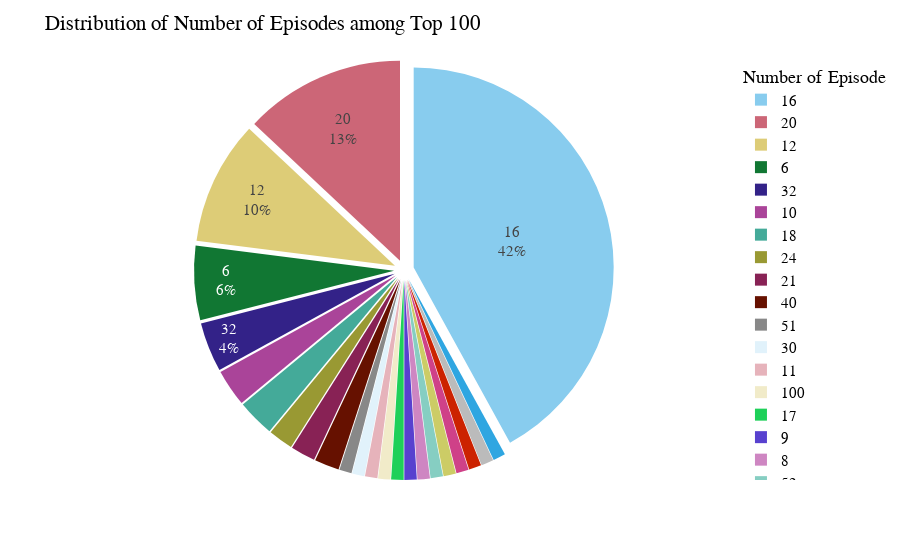

Here is the notebook cell this chart was saved with:
### Markdown cell above
## Number of episodes

### Code cell
num_episode = kdrama['Number of Episode'].value_counts().reset_index().rename(columns={'Number of Episode':'Count','index':'Num Ep'})

# num_episode['Num Ep'] = num_episode['Num Ep'].apply(lambda s: f"#ep {s}")

fig = px.pie(data_frame = num_episode,
             values = 'Count', names = 'Num Ep',
             color_discrete_sequence = px.colors.qualitative.Safe)

fig.update_traces(textposition = 'inside',
                  textinfo = 'label+percent',
                  pull = [0.05] * num_episode['Num Ep'].nunique(),
                  insidetextorientation='horizontal')

fig.update_layout(title = 'Distribution of Number of Episodes among Top 100',
                  legend_title = 'Number of Episode',
                  uniformtext_minsize = 13,
                  uniformtext_mode = 'hide',
                  font = dict(family = 'Courier New, monospace',
                              size = 15,
                              color = 'black')
                  )

fig.show()

### Figure 1 — Plotly figure (JSON) as saved in the notebook; plotly's stock layout.template omitted (floating-point values rounded to 4 significant figures)
{"data": [{"domain": {"x": [0, 1], "y": [0, 1]}, "hovertemplate": "Num Ep=%{label}<br>Count=%{value}<extra></extra>", "insidetextorientation": "horizontal", "labels": [16, 20, 12, 6, 32, 10, 18, 24, 21, 40, 51, 30, 11, 100, 17, 9, 8, 52, 54, 28, 50, 13, 14], "legendgroup": "", "name": "", "pull": [0.05, 0.05, 0.05, 0.05, 0.05, 0.05, 0.05, 0.05, 0.05, 0.05, 0.05, 0.05, 0.05, 0.05, 0.05, 0.05, 0.05, 0.05, 0.05, 0.05, 0.05, 0.05, 0.05], "showlegend": true, "textinfo": "label+percent", "textposition": "inside", "type": "pie", "values": [42, 13, 10, 6, 4, 3, 3, 2, 2, 2, 1, 1, 1, 1, 1, 1, 1, 1, 1, 1, 1, 1, 1]}], "layout": {"font": {"color": "black", "family": "Courier New, monospace", "size": 15}, "legend": {"title": {"text": "Number of Episode"}, "tracegroupgap": 0}, "margin": {"t": 60}, "piecolorway": ["rgb(136, 204, 238)", "rgb(204, 102, 119)", "rgb(221, 204, 119)", "rgb(17, 119, 51)", "rgb(51, 34, 136)", "rgb(170, 68, 153)", "rgb(68, 170, 153)", "rgb(153, 153, 51)", "rgb(136, 34, 85)", "rgb(102, 17, 0)", "rgb(136, 136, 136)"], "title": {"text": "Distribution of Number of Episodes among Top 100"}, "uniformtext": {"minsize": 13, "mode": "hide"}}}
